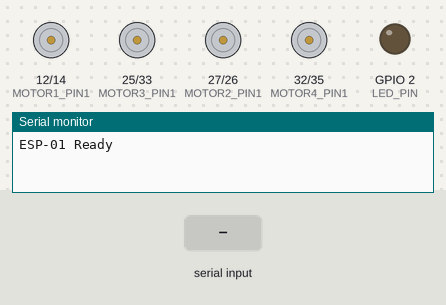
A sketch run on a simulated ESP32. Shown: motor-driver pin pairs drawn as motors (green arrow = first pin HIGH = forward, orange = second pin HIGH = backward, longer = more drive), output pins drawn as LEDs (lit = HIGH), the last lines printed to the serial monitor. The test bench sets the inputs (shaded band).

Above: at 1.2 s.
1.3 s: "MOVE:\n" received over Serial
At 2.3 s:
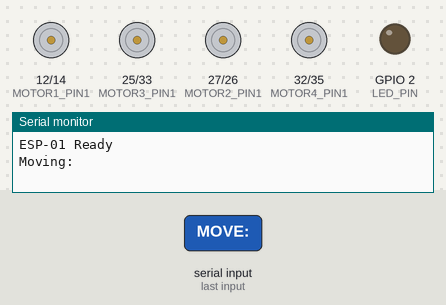
2.9 s: "MOVE: 45\n" received over Serial
At 3.5 s:
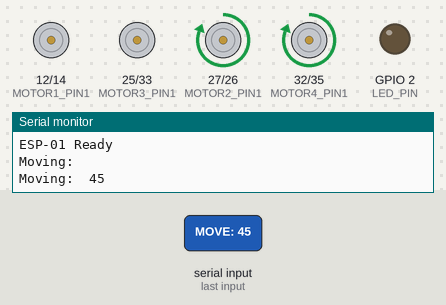
4.5 s: "MOVE:90\n" received over Serial
At 5.9 s:
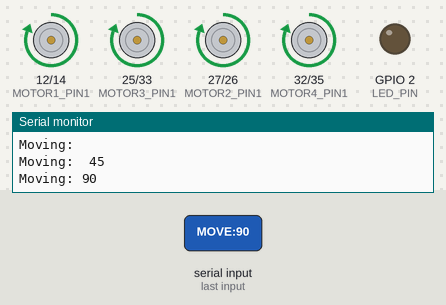
Timing chart, 0 to 7.5 s (numbered marks = the images above; inputs shaded):
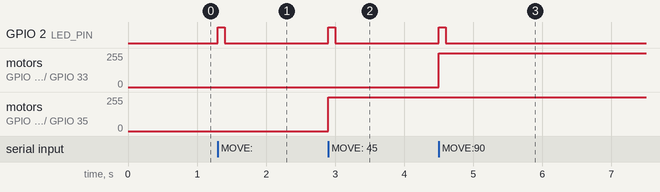

The sketch:

esp01.ino
```cpp
#include <Arduino.h>

// Define the LED pin for ESP-01 (connected to GPIO2)
#define LED_PIN 2

// Motor control pins (example - adjust to your setup)
#define MOTOR1_PIN1 12
#define MOTOR1_PIN2 14
#define MOTOR2_PIN1 27
#define MOTOR2_PIN2 26
#define MOTOR3_PIN1 25
#define MOTOR3_PIN2 33
#define MOTOR4_PIN1 32
#define MOTOR4_PIN2 35

void setup() {
  Serial.begin(115200);

  // Initialize motor control pins
  pinMode(MOTOR1_PIN1, OUTPUT);
  pinMode(MOTOR1_PIN2, OUTPUT);
  pinMode(MOTOR2_PIN1, OUTPUT);
  pinMode(MOTOR2_PIN2, OUTPUT);
  pinMode(MOTOR3_PIN1, OUTPUT);
  pinMode(MOTOR3_PIN2, OUTPUT);
  pinMode(MOTOR4_PIN1, OUTPUT);
  pinMode(MOTOR4_PIN2, OUTPUT);

  // Initialize LED pin (GPIO2 on ESP-01)
  pinMode(LED_PIN, OUTPUT);
  digitalWrite(LED_PIN, LOW);

  Serial.println("ESP-01 Ready");
}

void controlMotors(int m1, int m2, int m3, int m4) {
  // Control 4 motors based on speed values (-255 to 255)
  // This is a simplified example - adjust for your motor driver

  // Motor 1
  digitalWrite(MOTOR1_PIN1, m1 > 0 ? HIGH : LOW);
  digitalWrite(MOTOR1_PIN2, m1 < 0 ? HIGH : LOW);

  // Motor 2
  digitalWrite(MOTOR2_PIN1, m2 > 0 ? HIGH : LOW);
  digitalWrite(MOTOR2_PIN2, m2 < 0 ? HIGH : LOW);

  // Motor 3
  digitalWrite(MOTOR3_PIN1, m3 > 0 ? HIGH : LOW);
  digitalWrite(MOTOR3_PIN2, m3 < 0 ? HIGH : LOW);

  // Motor 4
  digitalWrite(MOTOR4_PIN1, m4 > 0 ? HIGH : LOW);
  digitalWrite(MOTOR4_PIN2, m4 < 0 ? HIGH : LOW);

  // Toggle LED to show command received
  digitalWrite(LED_PIN, HIGH);
  delay(100);
  digitalWrite(LED_PIN, LOW);
}

void processCommand(String cmd) {
  if (cmd.startsWith("MOVE:")) {
    // Parse motor values (e.g., "MOVE:255 255 255 255")
    String values = cmd.substring(5);
    int space1 = values.indexOf(' ');
    int space2 = values.indexOf(' ', space1 + 1);
    int space3 = values.indexOf(' ', space2 + 1);

    int m1 = values.substring(0, space1).toInt();
    int m2 = values.substring(space1 + 1, space2).toInt();
    int m3 = values.substring(space2 + 1, space3).toInt();
    int m4 = values.substring(space3 + 1).toInt();

    controlMotors(m1, m2, m3, m4);
    Serial.print("Moving: ");
    Serial.println(values);
  }
  else if (cmd.startsWith("LIFT:")) {
    String direction = cmd.substring(5);
    if (direction == "UP") {
      // Implement lift up
      Serial.println("Lifting up");
    }
    else if (direction == "DOWN") {
      // Implement lift down
      Serial.println("Lifting down");
    }
  }
}

void loop() {
  if (Serial.available()) {
    String command = Serial.readStringUntil('\n');
    command.trim();
    processCommand(command);
  }
}
```

Measured:
- after the input at 1.3 s, GPIO 2 (LED_PIN): LOW → HIGH at once, → LOW 0.10 s later
- after the input at 2.9 s, GPIO 2 (LED_PIN): LOW → HIGH at once, → LOW 0.10 s later; motor on GPIO 27 (MOTOR2_PIN1) / GPIO 26 (MOTOR2_PIN2), motor on GPIO 32 (MOTOR4_PIN1) / GPIO 35 (MOTOR4_PIN2): stopped → forward 255/255 at once
- after the input at 4.5 s, GPIO 2 (LED_PIN): LOW → HIGH at once, → LOW 0.10 s later; motor on GPIO 12 (MOTOR1_PIN1) / GPIO 14 (MOTOR1_PIN2), motor on GPIO 25 (MOTOR3_PIN1) / GPIO 33 (MOTOR3_PIN2): stopped → forward 255/255 at once
